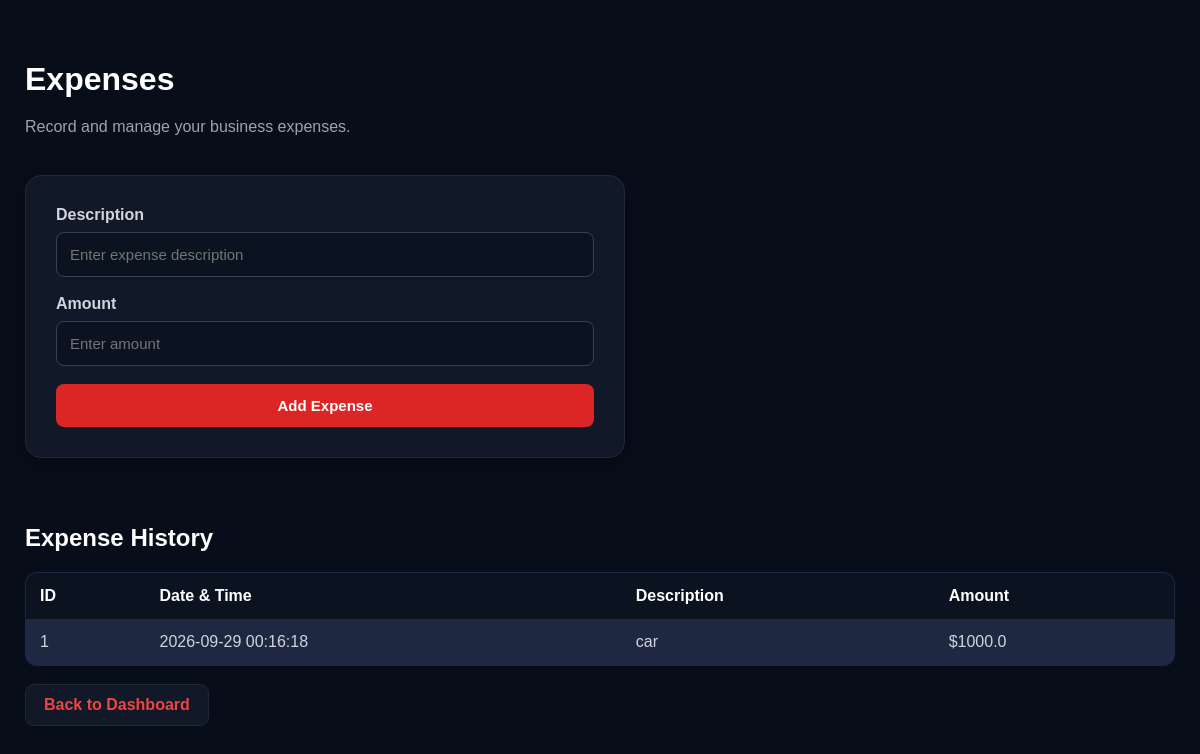
/expenses, run on the app's committed database.
### tables this page shows
CREATE TABLE expenses (
            id INTEGER PRIMARY KEY AUTOINCREMENT,
            description TEXT NOT NULL,
            amount REAL NOT NULL
        , expense_date TEXT);

### app.py (the view, shortened to what this page needs)
@app.route("/expenses", methods=["GET", "POST"])
def expenses():
    connection = sqlite3.connect("business.db")
    cursor = connection.cursor()
    cursor.execute("""
        SELECT *
        FROM expenses
        ORDER BY id DESC
    """)
    expenses = cursor.fetchall()
    connection.close()
    return render_template(
        "expenses.html",
        expenses=expenses
    )

### app.py (called while the page is built)
def get_currency():
    connection = sqlite3.connect("business.db")
    cursor = connection.cursor()
    cursor.execute("""
        SELECT currency_code
        FROM settings
        WHERE id = 1
    """)
    result = cursor.fetchone()
    connection.close()
    if result:
        currency_code = result[0]
    else:
        currency_code = "NGN"
    currency_symbol = currency_symbols.get(
        currency_code,
        currency_code
    )
    return currency_code, currency_symbol

@app.context_processor
def inject_currency():
    currency_code, currency_symbol = get_currency()
    return {
        "currency_code": currency_code,
        "currency_symbol": currency_symbol
    }

### expenses.html (shortened to what this page needs)
<!DOCTYPE html>
<html lang="en">
<head>
    <link rel="stylesheet"
          href="{{ url_for('static', filename='style.css') }}">
</head>
<body>
<div class="dashboard">
    <h1>Expenses</h1>
    <p>Record and manage your business expenses.</p>
    <form method="POST" action="/expenses">
        <label>Description</label>
        <input
            type="text"
            name="description"
            placeholder="Enter expense description"
            required
        >
        <br><br>
        <label>Amount</label>
        <input
            type="number"
            name="amount"
            placeholder="Enter amount"
            required
        >
        <br><br>
        <button type="submit">
            Add Expense
        </button>
    </form>
    <br><br>
    <h2>Expense History</h2>
    <table>
        <tr>
            <th>ID</th>
            <th>Date & Time</th>
            <th>Description</th>
            <th>Amount</th>
        </tr>
        {% for expense in expenses %}
        <tr>
            <td>{{ expense[0] }}</td>
            <td>
                {{ expense[3] if expense[3] else "Old Record" }}
            </td>
            <td>{{ expense[1] }}</td>
            <td>
                {{ currency_symbol }}{{ expense[2] }}
            </td>
        </tr>
        {% endfor %}
    </table>
    <br>
    <a href="/dashboard">
        Back to Dashboard
    </a>
</div>
</body>
</html>

### style.css (style rules this page uses)
* { box-sizing: border-box; }
html { scroll-behavior: smooth; }
body { margin: 0; font-family: Arial, sans-serif; background: #080d1a; color: #e5e7eb; min-width: 320px; }
.dashboard { width: 100%; max-width: 1200px; margin: 0 auto; padding: 40px 25px; }
.dashboard h1 { text-align: left; margin-bottom: 8px; font-size: 32px; color: white; }
.dashboard > p { color: #9ca3af; margin-bottom: 35px; line-height: 1.6; }
.dashboard h2 { color: white; margin-top: 30px; }
.dashboard a { display: inline-block; padding: 11px 18px; margin-bottom: 10px; background: #111827; border: 1px solid #1f2937; border-radius: 9px; color: #ef4444; text-decoration: none; font-weight: bold; transition: 0.2s; }
.dashboard form { width: 100%; max-width: 600px; background: #111827; padding: 30px; border-radius: 16px; border: 1px solid #1f2937; box-shadow: 0 8px 25px rgba(0, 0, 0, 0.25); }
.dashboard form label { display: block; margin-bottom: 8px; font-weight: bold; color: #d1d5db; }
.dashboard form input, .dashboard form select { width: 100%; padding: 13px; border: 1px solid #374151; border-radius: 8px; font-size: 15px; background: #0b1220; color: white; outline: none; }
.dashboard form button { width: 100%; padding: 13px; border: none; border-radius: 8px; background: #dc2626; color: white; font-size: 15px; font-weight: bold; cursor: pointer; transition: 0.2s; }
.dashboard table { width: 100%; border-collapse: collapse; background: #1e2941; border-radius: 12px; overflow: hidden; margin-top: 20px; border: 1px solid #1f2937; }
.dashboard th { background: #0b1220; color: white; padding: 14px; text-align: left; white-space: nowrap; }
.dashboard td { padding: 14px; border-bottom: 1px solid #1f2937; color: #d1d5db; }

### data on the page
expenses: id "1", expense_date "2026-09-29 00:16:18", description "car", currency_symbol "$", amount "1000.0"
